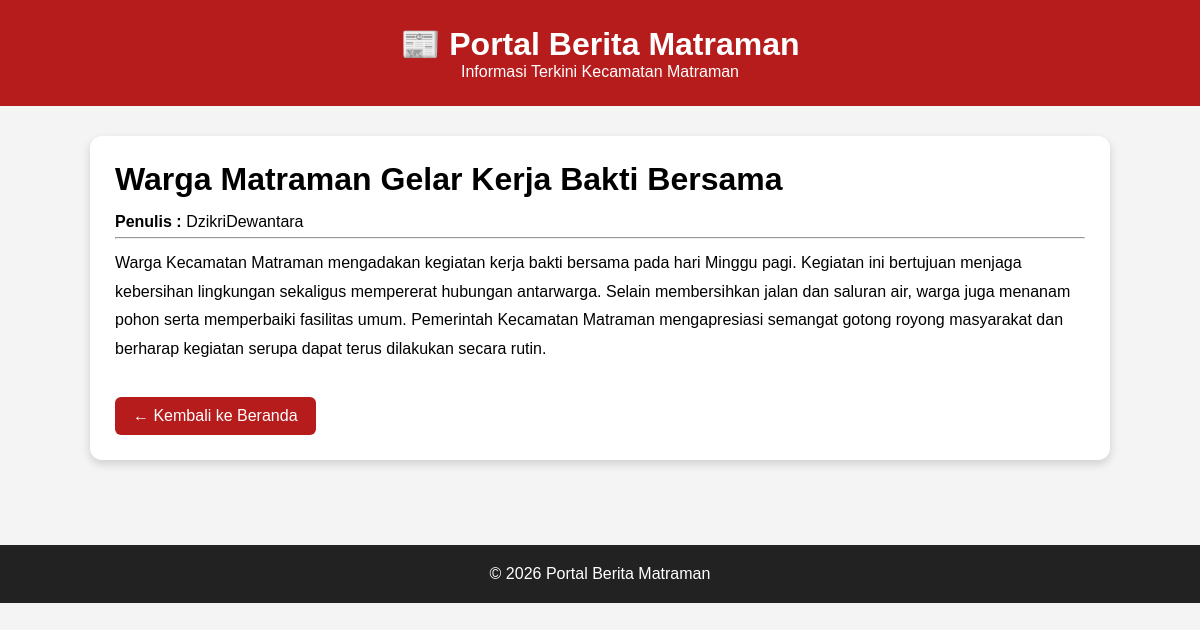
The app's page /post/1/ with its own data.
### blog/models.py (models this page shows, shortened)
class Post(models.Model):
    title = models.CharField(max_length=200)
    author = models.ForeignKey("auth.User", on_delete=models.CASCADE)
    body = models.TextField()

### blog/views.py (the view)
# urls.py: path("post/<int:pk>/", post_detail, name="post_detail"),
def post_detail(request, pk):
    post = get_object_or_404(Post, pk=pk)
    return render(request, "post_detail.html", {"post": post})

### templates/post_detail.html
{% extends "base.html" %}
{% block content %}
<div class="card">
<h1>{{ post.title }}</h1>
<p>
<b>Penulis :</b> {{ post.author }}
</p>
<hr>
<p>{{ post.body }}</p>
<br>
<a class="button" href="/">
← Kembali ke Beranda
</a>
</div>
{% endblock content %}

### static/css/base.css (style rules this page uses)
* { margin:0; padding:0; box-sizing:border-box; }
body { font-family:Arial, Helvetica, sans-serif; background:#f4f4f4; }
.card { background:white; margin-bottom:25px; padding:25px; border-radius:12px; box-shadow:0 4px 10px rgba(0,0,0,.15); }
.card p { margin-top:10px; line-height:1.8; }
.button { display:inline-block; margin-top:15px; background:#b71c1c; color:white; padding:10px 18px; border-radius:6px; text-decoration:none; }

### records on screen
Post: title "Warga Matraman Gelar Kerja Bakti Bersama", author "DzikriDewantara", body "Warga Kecamatan Matraman mengadakan kegiatan kerja bakti bersama pada hari Minggu pagi. Kegiatan ini bertujuan menjaga kebersihan lingkungan sekaligus mempererat hubungan antarwarga. Selain membersihkan jalan dan saluran air, warga juga menanam pohon serta memperbaiki fasilitas umum. Pemerintah Kecamatan Matraman mengapresiasi semangat gotong royong masyarakat dan berharap kegiatan serupa dapat terus dilakukan secara rutin."
